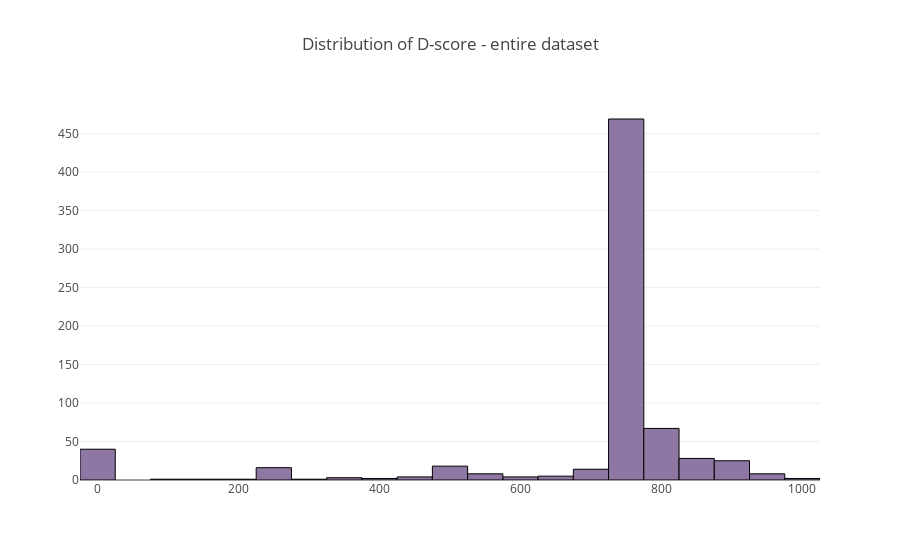

Notebook source saved alongside this figure:
### Code cell
trace = go.Histogram(
    x = resp["dscore"],
    marker = dict(color="rgb(142,120,163)", line=dict(color="rgb(0, 0, 0)", width=1))
)
layout = go.Layout(title="Distribution of D-score - entire dataset")
fig = go.Figure(data = [trace], layout=layout)
iplot(fig)

### Figure 1 — Plotly figure (JSON) as saved in the notebook; plotly's stock layout.template omitted (floating-point values rounded to 4 significant figures; data arrays with more than 128 entries replaced by an {"elided": "..."} marker saying what was removed)
{"data": [{"marker": {"color": "rgb(142,120,163)", "line": {"color": "rgb(0, 0, 0)", "width": 1}}, "type": "histogram", "uid": "df774f59-1668-4f1b-9ed7-e72fd5f4198c", "x": {"elided": "717 float values"}}], "layout": {"title": {"text": "Distribution of D-score - entire dataset"}}}
